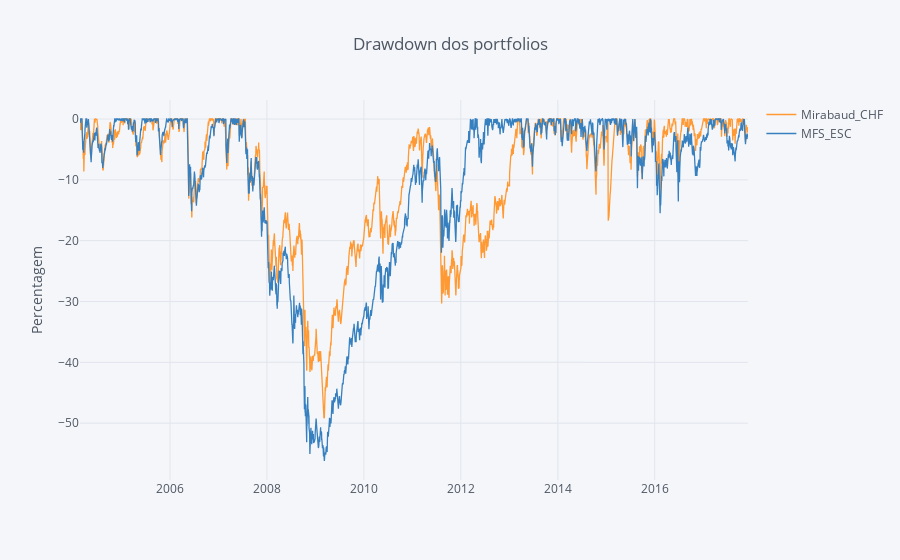

Notebook source saved alongside this figure:
### Code cell
#### Computing Drawdowns ####
DD = round(compute_drawdowns(fundos_norm), 2)

DD.iplot(kind='scatter', title='Drawdown dos portfolios', yTitle='Percentagem')

### Figure 1 — Plotly figure (JSON) as saved in the notebook; plotly's stock layout.template omitted (floating-point values rounded to 4 significant figures; data arrays with more than 128 entries replaced by an {"elided": "..."} marker saying what was removed)
{"data": [{"line": {"color": "rgba(255, 153, 51, 1.0)", "dash": "solid", "width": 1.3}, "mode": "lines", "name": "Mirabaud_CHF", "text": "", "type": "scatter", "x": {"elided": "3545 str values"}, "y": {"elided": "3545 float values"}}, {"line": {"color": "rgba(55, 128, 191, 1.0)", "dash": "solid", "width": 1.3}, "mode": "lines", "name": "MFS_ESC", "text": "", "type": "scatter", "x": {"elided": "3545 str values"}, "y": {"elided": "3545 float values"}}], "layout": {"legend": {"bgcolor": "#F5F6F9", "font": {"color": "#4D5663"}}, "paper_bgcolor": "#F5F6F9", "plot_bgcolor": "#F5F6F9", "title": "Drawdown dos portfolios", "titlefont": {"color": "#4D5663"}, "xaxis1": {"gridcolor": "#E1E5ED", "showgrid": true, "tickfont": {"color": "#4D5663"}, "title": "", "titlefont": {"color": "#4D5663"}, "zerolinecolor": "#E1E5ED"}, "yaxis1": {"gridcolor": "#E1E5ED", "showgrid": true, "tickfont": {"color": "#4D5663"}, "title": "Percentagem", "titlefont": {"color": "#4D5663"}, "zerolinecolor": "#E1E5ED"}}}
